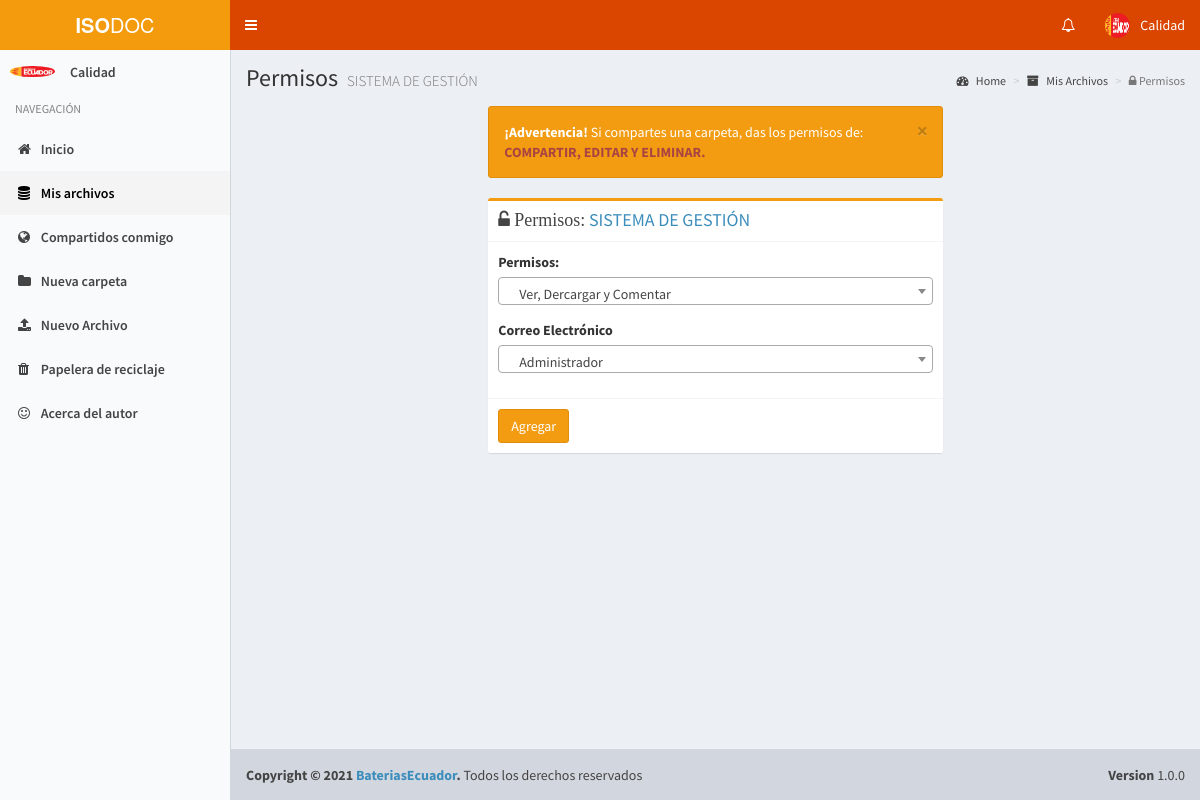
Screenshot of /filepermision?id=DwHzA79TRbNf (signed in) with the database file from the repository.
### tables this page shows
CREATE TABLE IF NOT EXISTS `user` (
  `id` int(11) NOT NULL AUTO_INCREMENT,
  `fullname` varchar(100) NOT NULL,
  `email` varchar(255) NOT NULL,
  `password` varchar(60) NOT NULL,
  `image` varchar(255) DEFAULT NULL,
  `is_active` tinyint(1) NOT NULL DEFAULT '1',
  `is_admin` tinyint(1) NOT NULL DEFAULT '0',
  `is_public` tinyint(1) NOT NULL DEFAULT '0',
  `is_evaluator` tinyint(1) NOT NULL DEFAULT '0',
  `created_at` datetime NOT NULL,
  PRIMARY KEY (`id`),
  UNIQUE KEY `email` (`email`)
);

CREATE TABLE IF NOT EXISTS `file` (
  `id` int(11) NOT NULL AUTO_INCREMENT,
  `code` varchar(12) NOT NULL,
  `filename` varchar(255) NOT NULL,
  `description` varchar(255) NOT NULL,
  `download` int(11) NOT NULL,
  `is_public` tinyint(1) NOT NULL DEFAULT '0',
  `is_folder` tinyint(1) NOT NULL DEFAULT '0',
  `is_deleted` tinyint(1) NOT NULL DEFAULT '0',
  `user_id` int(11) NOT NULL,
  `status` int(11) DEFAULT '1',
  `folder_id` int(11) DEFAULT NULL,
  `created_at` datetime NOT NULL,
  `code_last` varchar(50) DEFAULT NULL,
  PRIMARY KEY (`id`),
  KEY `folder_id` (`folder_id`),
  KEY `user_id` (`user_id`),
  CONSTRAINT `file_ibfk_1` FOREIGN KEY (`folder_id`) REFERENCES `file` (`id`) ON DELETE CASCADE ON UPDATE CASCADE,
  CONSTRAINT `file_ibfk_2` FOREIGN KEY (`user_id`) REFERENCES `user` (`id`) ON DELETE CASCADE ON UPDATE CASCADE
);

### filepermision.php (the view, shortened to what this page needs)
<?php
    $active2="active";
    include "header.php";
    $id_code=$_GET["id"];
    $file = mysqli_query($con,"select * from file where code=\"$id_code\"");
    while ($rows=mysqli_fetch_array($file)) {
        $file_id=$rows['id'];
        $file_filename=$rows['filename'];
        $file_code=$rows['code'];
    }
?>
    <div class="content-wrapper">
        <section class="content-header">
            <h1>Permisos <small><?php echo $file_filename;?> </small> </h1>
            <ol class="breadcrumb">
                <li><a href="home.php"><i class="fa fa-dashboard"></i> Home</a></li>
                <li><a href="myfiles.php"><i class="fa fa-archive"></i> Mis Archivos</a></li>
                <li class="active"><i class="fa fa-lock"></i> Permisos </li>
            </ol>
        </section>
        <section class="content">
            <div class="row">
                <div class="col-md-6 col-md-offset-3">
                    <?php
                        if (isset($_GET['delsuccess'])) {
                            echo "<p class='alert alert-success'> <i class=' fa fa-exclamation-circle'></i> <strong>¡Bien hecho! </strong>Eliminado correctamente!</p>";
                        }elseif(isset($_GET['delerror'])) {
                             echo "<p class='alert alert-danger'> <i class=' fa fa-exclamation-circle'></i> Hubo un error al eliminar al usuario!</p>";
                        }elseif (!isset($_GET['delerror']) and !isset($_GET['delsuccess']) and !isset($_GET['errorpermission']) and !isset($_GET['error3']) and !isset($_GET['not_found']) and !isset($_GET['error2']) and !isset($_GET['error']) and !isset($_GET['success'])) {
                             echo "<div class='alert alert-warning alert-dismissible' role='alert'>
                                    <button type='button' class='close' data-dismiss='alert' aria-label='Close'><span aria-hidden='true'>&times;</span></button>
                                    <strong>¡Advertencia!</strong> Si compartes una carpeta, das los permisos de: <strong class='text-danger'>COMPARTIR, EDITAR Y ELIMINAR.</strong>
                                </div>";
                        }
                    ?>
                    <div class="box box-warning">
                        <div class="box-header with-border">
                          <h3 class="box-title"><i class="fa fa-unlock-alt"> Permisos: </i><a href="file.php?code=<?php echo $file_code; ?>"> <?php echo $file_filename; ?></a></h3>
                        </div>
                        <form method="post" action="action/addfilepermision.php" role="form">
                            <div class="box-body">
                                <div class="form-group">
                                    <label>Permisos:</label>
                                </div>
                                <div class="form-group">
                                    <label for="email">Correo Electrónico</label>
                                </div>
                            </div>
                            <div class="box-footer">
                                <button type="submit" class="btn btn-warning">Agregar</button>
                            </div>
                        </form>
                    </div>
                </div>
            </div>
            <div class="row">
                <div class="col-md-10 col-md-offset-1">
                    <?php
                    $permisions = mysqli_query($con,"select * from permision where file_id=$file_id");
                    $count=mysqli_num_rows($permisions);
                    ?>
                <?php if($count>0):?>
                <div class="box">
                        <div class="box-header">
                            <h3 class="box-title">Historico: </h3>
                        </div>
                        <div class="box-body no-padding" style="margin: 10px">
                            <table class="table table-bordered table-hover table-striped">
                                <tbody><tr>
                                    <th>Nombre</th>
                                    <th>Permisos</th>
                                    <th>Fecha envio </th>
                                    <th></th>
                                </tr>
                                <?php foreach($permisions as $p):
                                    $permission_id=$p['user_id'];
                                    $permi=mysqli_query($con,"select * from permision where user_id=$permission_id");
                                    while ($usi=mysqli_fetch_array($permi)) {
                                        $userd=$usi['user_id'];
                                    }
                                    $userss=mysqli_query($con,"select * from user where id=$userd");
                                    while($com2=mysqli_fetch_array($userss)){
                                        $fullname=$com2['fullname'];
                                    }
                                ?>
                                <tr>
                                    <td><?php echo $fullname;?></td>
                                    <td><?php if($p['p_id']==1){ echo "Ver, Descargar y Comentar"; }?></td>
                                    <td><span class="label label-warning"><?php echo $p['created_at'];?></span></td>
                                    <td style="width:30px;">
                                      <a href="action/delfilepermision.php?id=<?php echo $p['id']; ?>" class="btn btn-danger btn-xs"><i class="fa fa-trash"></i></a>
                                    </td>
                                </tr>
                                <?php endforeach;?>
                                </tbody>
                            </table>
                            <br>
                        </div>
                    </div>
                    <?php else:?>
                    <div class="col-md-6 col-md-offset-3">
                    </div>
                    <?php endif;?>
                </div>
            </div>
        </section>
    </div>
<?php include "footer.php"; ?>

### header.php (shortened to what this page needs)
<?php
include "config/config.php";
$my_user_id = $_SESSION['user_id'];
$query = mysqli_query($con, "SELECT * from user where id=$my_user_id");
while ($row = mysqli_fetch_array($query)) {
    $fullname = $row['fullname'];
    $profile_pic = $row['image'];
}
?>
<!DOCTYPE html>
<html>
<head>
    <link rel="stylesheet" href="bootstrap/css/bootstrap.min.css">
    <link rel="stylesheet" href="css/font-awesome/css/font-awesome.min.css">
    <link rel="stylesheet" href="plugins/datatables/dataTables.bootstrap.css">
    <link rel="stylesheet" href="dist/css/AdminLTE.min.css">
    <link rel="stylesheet" href="dist/css/skins/_all-skins.min.css">
    <link rel="stylesheet" href="plugins/select2/select2.min.css">
    <link rel="stylesheet" href="plugins/iCheck/square/blue.css">
    <link rel="stylesheet" href="css/micss.css">
    <link rel="stylesheet" href="css/styles.css">
</head>
<body class="hold-transition skin-yellow-light sidebar-mini">
    <div class="wrapper">
        <header class="main-header">
            <a href="home.php" class="logo">
                <span class="logo-lg"><b>ISO</b>DOC</span>
            </a>
            <nav class="navbar navbar-static-top">
                <a href="#" class="sidebar-toggle" data-toggle="offcanvas" role="button">
                </a>
                <div class="navbar-custom-menu">
                    <ul class="nav navbar-nav">
                        <li class="dropdown notifications-menu">
                            <a href="#" class="dropdown-toggle" data-toggle="dropdown">
                                <i class="fa fa-bell-o"></i>
                            </a>
                        </li>
                        <li class="dropdown user user-menu">
                            <a href="#" class="dropdown-toggle" data-toggle="dropdown">
                                <img src="images/profiles/<?php echo $profile_pic; ?>" class="user-image" alt="User Image">
                                <span class="hidden-xs"><?php echo $fullname; ?></span>
                            </a>
                        </li>
                    </ul>
                </div>
            </nav>
        </header>
        <aside class="main-sidebar">
            <section class="sidebar">
                <div class="user-panel">
                    <div class="pull-left image">
                        <img src="images/profiles/<?php echo $profile_pic; ?>" class="img-circle" alt="User Image">
                    </div>
                    <div class="pull-left info">
                        <p><?php echo $fullname; ?></p>
                        <a href="#"><i class="fa fa-circle text-success"></i> Online</a>
                    </div>
                </div>
                <ul class="sidebar-menu">
                    <li class="header">NAVEGACIÓN</li>
                    <li class="<?php if (isset($active1)) {
                                    echo $active1;
                                } ?>">
                        <a href="home"><i class="fa fa-home"></i> <span>Inicio</span></a>
                    </li>
                    <li class="<?php if (isset($active2)) {
                                    echo $active2;
                                } ?>">
                        <a href="myfiles"><i class="fa fa-database"></i> <span>Mis archivos</span></a>
                    </li>
                    <li class="<?php if (isset($active3)) {
                                    echo $active3;
                                } ?>">
                        <a href="shared"><i class="fa fa-globe"></i> <span>Compartidos conmigo</span></a>
                    </li>
                    <li class="<?php if (isset($active4)) {
                                    echo $active4;
                                } ?>">
                        <a href="newfolder"><i class="fa fa-folder"></i> <span>Nueva carpeta</span></a>
                    </li>
                    <li class="<?php if (isset($active5)) {
                                    echo $active5;
                                } ?>">
                        <a href="newfile"><i class="fa fa-upload"></i> <span>Nuevo Archivo</span></a>
                    </li>
                    <li class="<?php if (isset($active6)) {
                                    echo $active6;
                                } ?>">
                        <a href="recicle"><i class="fa fa-trash"></i> <span>Papelera de reciclaje</span></a>
                    </li>
                    <li class="<?php if (isset($active7)) {
                                    echo $active7;
                                } ?>">
                        <a href="about"><i class="fa fa-smile-o"></i> <span>Acerca del autor</span></a>
                    </li>
                </ul>
            </section>
        </aside>

### rows the page displays
user: image (picture), fullname "Calidad"
file: filename "SISTEMA DE GESTIÓN"
